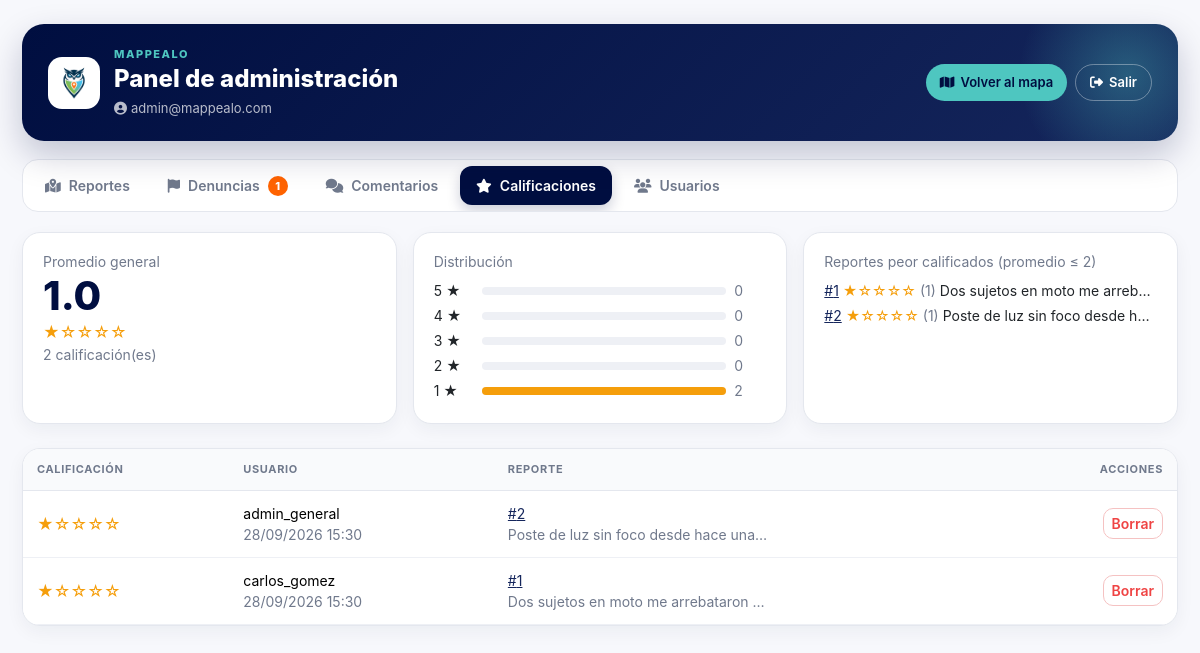
The app's page /pages/admin/calificaciones.php (signed in) with its own data.
### tables this page shows
CREATE TABLE `reporte` (
  `id_reporte` int(11) NOT NULL,
  `id_usuario` int(11) NOT NULL,
  `id_ubicacion` int(11) NOT NULL,
  `fecha_reporte` datetime NOT NULL DEFAULT current_timestamp(),
  `fecha_incidente` datetime NOT NULL,
  `descripcion` text NOT NULL,
  `estado` varchar(50) NOT NULL DEFAULT 'pendiente'
);

CREATE TABLE `valoracion` (
  `id_valoracion` int(11) NOT NULL,
  `id_reporte` int(11) NOT NULL,
  `id_usuario` int(11) NOT NULL,
  `valor` tinyint(4) NOT NULL,
  `fecha` datetime NOT NULL DEFAULT current_timestamp()
);

CREATE TABLE `usuario` (
  `id_usuario` int(11) NOT NULL,
  `nombre_usuario` varchar(100) NOT NULL,
  `email` varchar(150) NOT NULL,
  `password` varchar(255) NOT NULL,
  `fecha_registro` datetime NOT NULL DEFAULT current_timestamp(),
  `cuenta_verificada` tinyint(1) NOT NULL DEFAULT 0,
  `es_admin` tinyint(1) NOT NULL DEFAULT 0
);

### pages/admin/calificaciones.php (the view, shortened to what this page needs)
<?php
require_once __DIR__ . '/../../config/connection.php';
require_once __DIR__ . '/_nav.php';
$resumen = $connection->query("
    SELECT COUNT(*) AS total, ROUND(AVG(valor), 1) AS promedio,
           SUM(valor = 1) AS v1, SUM(valor = 2) AS v2, SUM(valor = 3) AS v3, SUM(valor = 4) AS v4, SUM(valor = 5) AS v5
    FROM valoracion
")->fetch(PDO::FETCH_ASSOC);
$calificaciones = $connection->query("
    SELECT v.id_valoracion, v.id_reporte, v.valor, v.fecha, u.nombre_usuario, r.descripcion
    FROM valoracion v
    INNER JOIN usuario u ON v.id_usuario = u.id_usuario
    INNER JOIN reporte r ON v.id_reporte = r.id_reporte
    ORDER BY v.fecha DESC, v.id_valoracion DESC
    LIMIT 500
")->fetchAll(PDO::FETCH_ASSOC);
$peorCalificados = $connection->query("
    SELECT r.id_reporte, r.descripcion, ROUND(AVG(v.valor), 1) AS promedio, COUNT(*) AS cantidad
    FROM valoracion v INNER JOIN reporte r ON v.id_reporte = r.id_reporte
    GROUP BY r.id_reporte, r.descripcion
    HAVING AVG(v.valor) <= 2
    ORDER BY promedio ASC, cantidad DESC
    LIMIT 10
")->fetchAll(PDO::FETCH_ASSOC);
$total = (int) $resumen['total'];
?>
<!DOCTYPE html>
<html lang="es">
<head>
    <?php admin_head('Calificaciones'); ?>
</head>
<body class="admin-body">
<div class="container py-4">
    <?php admin_nav($connection, 'calificaciones'); ?>
    <div class="row g-3 mb-4">
        <div class="col-md-4">
            <div class="card shadow-sm border-0 h-100">
                <div class="card-body">
                    <div class="text-muted small">Promedio general</div>
                    <div class="display-6"><?= $total ? admin_e($resumen['promedio']) : '-' ?></div>
                    <div class="text-warning"><?= $total ? admin_estrellas($resumen['promedio']) : '' ?></div>
                    <div class="small text-muted"><?= $total ?> calificación(es)</div>
                </div>
            </div>
        </div>
        <div class="col-md-4">
            <div class="card shadow-sm border-0 h-100">
                <div class="card-body">
                    <div class="text-muted small mb-2">Distribución</div>
                    <?php for ($n = 5; $n >= 1; $n--):
                        $cantidad = (int) $resumen["v$n"];
                        $porcentaje = $total ? round($cantidad * 100 / $total) : 0; ?>
                        <div class="d-flex align-items-center gap-2 small mb-1">
                            <span class="text-nowrap" style="width: 2.5rem;"><?= $n ?> ★</span>
                            <div class="progress flex-grow-1" style="height: 8px;" role="progressbar" aria-valuenow="<?= $porcentaje ?>" aria-valuemin="0" aria-valuemax="100">
                                <div class="progress-bar bg-warning" style="width: <?= $porcentaje ?>%"></div>
                            </div>
                            <span class="text-muted" style="width: 2rem;"><?= $cantidad ?></span>
                        </div>
                    <?php endfor; ?>
                </div>
            </div>
        </div>
        <div class="col-md-4">
            <div class="card shadow-sm border-0 h-100">
                <div class="card-body">
                    <div class="text-muted small mb-2">Reportes peor calificados (promedio ≤ 2)</div>
                    <?php foreach ($peorCalificados as $p): ?>
                        <div class="small mb-1 text-truncate">
                            <a href="reporte.php?id=<?= (int) $p['id_reporte'] ?>">#<?= (int) $p['id_reporte'] ?></a>
                            <span class="text-warning"><?= admin_estrellas($p['promedio']) ?></span>
                            <span class="text-muted">(<?= (int) $p['cantidad'] ?>)</span>
                            <?= admin_e($p['descripcion']) ?>
                        </div>
                    <?php endforeach; ?>
                </div>
            </div>
        </div>
    </div>
    <div class="table-responsive bg-white rounded shadow-sm">
        <table class="table align-middle mb-0">
            <thead class="table-light">
                <tr>
                    <th>Calificación</th>
                    <th>Usuario</th>
                    <th>Reporte</th>
                    <th class="text-end">Acciones</th>
                </tr>
            </thead>
            <tbody>
            <?php foreach ($calificaciones as $v): ?>
                <tr>
                    <td class="text-warning text-nowrap"><?= admin_estrellas($v['valor']) ?></td>
                    <td class="small text-nowrap"><?= admin_e($v['nombre_usuario']) ?><br><span class="text-muted"><?= admin_fecha($v['fecha']) ?></span></td>
                    <td class="small">
                        <a href="reporte.php?id=<?= (int) $v['id_reporte'] ?>">#<?= (int) $v['id_reporte'] ?></a>
                        <div class="text-muted text-truncate" style="max-width: 260px;"><?= admin_e($v['descripcion']) ?></div>
                    </td>
                    <td class="text-end">
                        <?= admin_form_accion('borrar_calificacion', ['id' => $v['id_valoracion']], 'Borrar', 'btn btn-sm btn-outline-danger', "¿Borrar esta calificación?") ?>
                    </td>
                </tr>
            <?php endforeach; ?>
            </tbody>
        </table>
    </div>
</div>
</body>
</html>

### pages/admin/_nav.php (shortened to what this page needs)
<?php
function admin_e($texto): string
{
    return htmlspecialchars((string) $texto, ENT_QUOTES, 'UTF-8');
}
function admin_fecha(?string $fecha): string
{
    $t = strtotime($fecha);
    return $t ? date('d/m/Y H:i', $t) : admin_e($fecha);
}
function admin_estrellas($valor): string
{
    $n = max(0, min(5, (int) round((float) $valor)));
    return str_repeat('★', $n) . str_repeat('☆', 5 - $n);
}
function admin_form_accion(string $accion, array $campos, string $texto, string $clase, string $confirmacion): string
{
    $html = '<form method="POST" action="../../handler/admin/moderacion_handler.php" class="d-inline" onsubmit="return confirm(' . admin_e(json_encode($confirmacion)) . ');">';
    $html .= '<input type="hidden" name="csrf_token" value="' . admin_e(csrf_token()) . '">';
    $html .= '<input type="hidden" name="accion" value="' . admin_e($accion) . '">';
    $html .= '<input type="hidden" name="volver" value="' . admin_e($_SERVER['REQUEST_URI'] ?? '') . '">';
    foreach ($campos as $nombre => $valor) {
        $html .= '<input type="hidden" name="' . admin_e($nombre) . '" value="' . admin_e($valor) . '">';
    }
    $html .= '<button type="submit" class="' . admin_e($clase) . '">' . $texto . '</button></form>';
    return $html;
}
function admin_nav(PDO $connection, string $activa): void
{
    $denunciados = (int) $connection->query("SELECT COUNT(DISTINCT id_reporte) FROM advertencia")->fetchColumn();
    $pestanas = [
        'reportes' => ['reportes.php', 'Reportes', 'fa-map-location-dot', null],
        'denuncias' => ['denuncias.php', 'Denuncias', 'fa-flag', $denunciados],
        'comentarios' => ['comentarios.php', 'Comentarios', 'fa-comments', null],
        'calificaciones' => ['calificaciones.php', 'Calificaciones', 'fa-star', null],
        'usuarios' => ['user_list.php', 'Usuarios', 'fa-users', null],
    ];
    $email = $_SESSION['user']['email'] ?? '';
    ?>
    <header class="admin-hero">
        <div class="admin-hero-marca">
            <img src="../../assets/Img/LOGO%20MAPPEALO%201.png" alt="Mappealo" class="admin-hero-logo">
            <div>
                <span class="admin-hero-brand">MAPPEALO</span>
                <h1>Panel de administración</h1>
                <span class="admin-hero-usuario"><i class="fa-solid fa-circle-user me-1"></i><?= admin_e($email) ?></span>
            </div>
        </div>
        <div class="admin-hero-acciones">
            <a href="../../index.php" class="btn-hero-mapa"><i class="fa-solid fa-map"></i> Volver al mapa</a>
            <a href="../../handler/auth/logout_handler.php" class="btn-hero-salir"><i class="fa-solid fa-right-from-bracket"></i> Salir</a>
        </div>
    </header>
    <nav>
        <ul class="admin-tabs">
            <?php foreach ($pestanas as $clave => [$url, $texto, $icono, $contador]): ?>
                <li>
                    <a class="<?= $clave === $activa ? 'active' : '' ?>" href="<?= $url ?>" <?= $clave === $activa ? 'aria-current="page"' : '' ?>>
                        <i class="fa-solid <?= $icono ?>"></i> <?= $texto ?>
                        <?php if ($contador): ?>
                            <span class="badge-tab"><?= $contador ?></span>
                        <?php endif; ?>
                    </a>
                </li>
            <?php endforeach; ?>
        </ul>
    </nav>
    <?php
}
function admin_head(string $titulo): void
{
    ?>
    <link href="https://cdn.jsdelivr.net/npm/bootstrap@5.3.7/dist/css/bootstrap.min.css" rel="stylesheet">
    <link rel="stylesheet" href="https://cdnjs.cloudflare.com/ajax/libs/font-awesome/6.5.2/css/all.min.css">
    <link rel="stylesheet" href="../../assets/css/admin.css?v=5">
    <?php
}

### assets/css/admin.css (style rules this page uses)
:root { --azul: #000e40; --azul-claro: #15265c; --celeste: #4ec6c0; --naranja: #ff6300; --rojo: #ef4444; --verde: #20a66a; --amarillo: #f59e0b; --fondo: #f7f8fc; --texto: #172033; --texto-secundario: #70798c; --borde: #e4e7ee; }
body.admin-body { min-height: 100vh; background: var(--fondo); color: var(--texto); font-family: Inter, "Segoe UI", Arial, sans-serif; }
.admin-body .container { max-width: 1180px; }
.admin-hero { display: flex; flex-wrap: wrap; align-items: center; justify-content: space-between; gap: 16px; padding: 22px 26px; margin-bottom: 18px; border-radius: 22px; background: linear-gradient(135deg, var(--azul), var(--azul-claro)); color: #ffffff; box-shadow: 0 14px 34px rgba(0, 14, 64, 0.22); position: relative; overflow: hidden; }
.admin-hero::after { content: ""; position: absolute; right: -60px; top: -60px; width: 220px; height: 220px; border-radius: 50%; background: radial-gradient(circle, rgba(78, 198, 192, 0.35), rgba(78, 198, 192, 0) 70%); pointer-events: none; }
.admin-hero-marca { display: flex; align-items: center; gap: 14px; position: relative; z-index: 1; }
.admin-hero-logo { width: 52px; height: 52px; padding: 6px; border-radius: 14px; background: #ffffff; object-fit: contain; }
.admin-hero-brand { display: block; font-size: 11px; font-weight: 800; letter-spacing: 0.14em; color: var(--celeste); }
.admin-hero h1 { margin: 2px 0 2px; font-size: 24px; font-weight: 800; color: #ffffff; }
.admin-hero-usuario { font-size: 13px; color: rgba(255, 255, 255, 0.72); }
.admin-hero-acciones { display: flex; gap: 8px; position: relative; z-index: 1; }
.admin-hero-acciones a { display: inline-flex; align-items: center; gap: 6px; padding: 8px 14px; border-radius: 999px; font-size: 13px; font-weight: 600; text-decoration: none; transition: background 0.15s, color 0.15s; }
.admin-hero .btn-hero-mapa { background: var(--celeste); color: var(--azul); }
.admin-hero .btn-hero-salir { border: 1px solid rgba(255, 255, 255, 0.35); color: #ffffff; }
.admin-tabs { display: flex; gap: 6px; padding: 6px; margin-bottom: 20px; list-style: none; background: #ffffff; border: 1px solid var(--borde); border-radius: 16px; overflow-x: auto; scrollbar-width: none; }
.admin-body .admin-tabs a { display: inline-flex; align-items: center; gap: 8px; padding: 9px 16px; border-radius: 12px; font-size: 14px; font-weight: 600; color: var(--texto-secundario); text-decoration: none; white-space: nowrap; transition: background 0.15s, color 0.15s; }
.admin-body .admin-tabs a.active { background: var(--azul); color: #ffffff; box-shadow: 0 6px 14px rgba(0, 14, 64, 0.2); }
.admin-tabs a i { font-size: 14px; }
.admin-tabs .badge-tab { min-width: 20px; padding: 2px 7px; border-radius: 999px; background: var(--naranja); color: #ffffff; font-size: 11px; font-weight: 800; text-align: center; }
.admin-body .card, .admin-body .table-responsive { border: 1px solid var(--borde) !important; border-radius: 18px !important; box-shadow: 0 6px 18px rgba(23, 32, 51, 0.05) !important; background: #ffffff; }
.admin-body .card { overflow: hidden; }
.admin-body .table-responsive { overflow-x: auto; }
.admin-body .card-body { padding: 18px 20px; }
.admin-body .table { margin-bottom: 0; --bs-table-hover-bg: #f4f7fe; }
.admin-body .table > :not(caption) > * > * { padding: 12px 14px; border-bottom-color: #eef0f5; }
.admin-body .table thead th { background: #f9fafc !important; color: var(--texto-secundario); font-size: 11px; font-weight: 700; text-transform: uppercase; letter-spacing: 0.06em; border-bottom: 1px solid var(--borde); }
.admin-body .btn { border-radius: 10px; font-weight: 600; }
.admin-body .text-warning { color: var(--amarillo) !important; }
.admin-body .text-muted { color: var(--texto-secundario) !important; }
.admin-body :where(a:not(.btn):not(.admin-volver)) { color: var(--azul-claro); }
.admin-body .progress { border-radius: 999px; background: #eef0f5; }
.admin-body .progress-bar.bg-warning { background-color: var(--amarillo) !important; }
.admin-body .display-6 { font-weight: 800; color: var(--azul); }
.admin-body .btn-outline-danger { --bs-btn-color: var(--rojo); --bs-btn-border-color: #f5c2c2; --bs-btn-hover-bg: var(--rojo); --bs-btn-hover-border-color: var(--rojo); }

### records on screen
reporte: id_reporte "1", promedio "★☆☆☆☆", cantidad "1", descripcion "Dos sujetos en moto me arreb…"
reporte: id_reporte "2", promedio "★☆☆☆☆", cantidad "1", descripcion "Poste de luz sin foco desde h…"
valoracion: valor "★☆☆☆☆", id_usuario.nombre_usuario "admin_general", fecha "28/09/2026 15:30", id_reporte "2", id_reporte.descripcion "Poste de luz sin foco desde hace una…"
valoracion: valor "★☆☆☆☆", id_usuario.nombre_usuario "carlos_gomez", fecha "28/09/2026 15:30", id_reporte "1", id_reporte.descripcion "Dos sujetos en moto me arrebataron…"

### other values on screen
admin_e($email) "admin@mappealo.com"
$texto "Reportes"
$texto "Denuncias"
$contador "1"
$texto "Comentarios"
$texto "Calificaciones"
$texto "Usuarios"
admin_e($resumen['promedio']) "1.0"
admin_estrellas($resumen['promedio']) "★☆☆☆☆"
$total "2"
$cantidad "0"
$cantidad "2"
